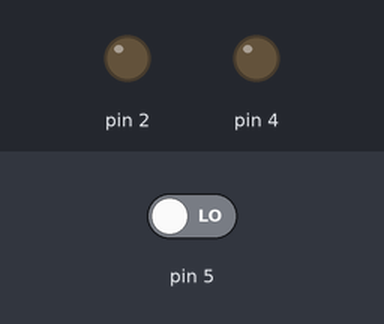
Bench run of a sketch on a simulated Arduino Uno, built with avr-gcc and run on an emulated ATmega328P. Shown: output pins drawn as LEDs (lit = HIGH). The test bench sets the inputs (shaded band); at power-on: pin 5 LOW. What the sketch prints to the serial monitor is not drawn.

Above: at 1.2 s.
1.3 s: pin 5 driven HIGH
At 2.0 s:
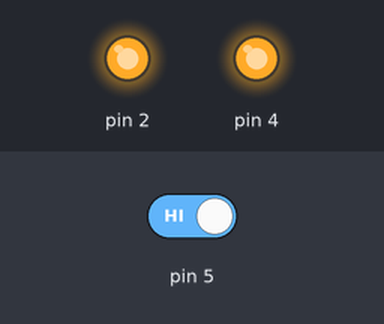
2.8 s: pin 5 driven LOW
At 3.1 s:
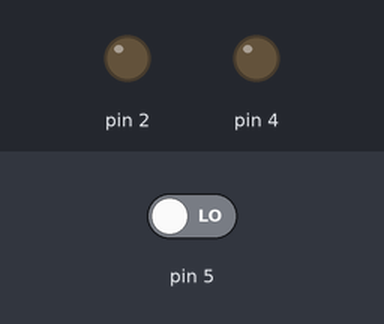
Timing chart, 0 to 5.8 s (numbered marks = the images above; inputs shaded):
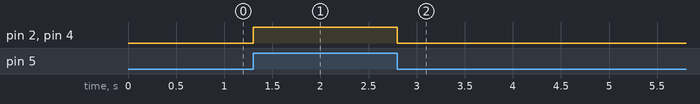

Measured:
- after the input at 1.3 s, pin 2, pin 4: LOW → HIGH at once
- after the input at 2.8 s, pin 2, pin 4: HIGH → LOW at once

The sketch:

0909C.ino
```cpp
void setup() {
  Serial.begin(115200);

  pinMode(2,OUTPUT);
  pinMode(4,OUTPUT);
  pinMode(5,INPUT);
}

void loop() {
  int readValue = digitalRead(5);
  Serial.println(readValue);

  if(readValue==HIGH){
    digitalWrite(2,HIGH);
    digitalWrite(4,HIGH);
  }
  else{
    digitalWrite(2,LOW);
    digitalWrite(4,LOW);
  }
}
```
